Frame 1 (no input): blank canvas, image omitted
Frame 60 (no input): blank canvas, image omitted
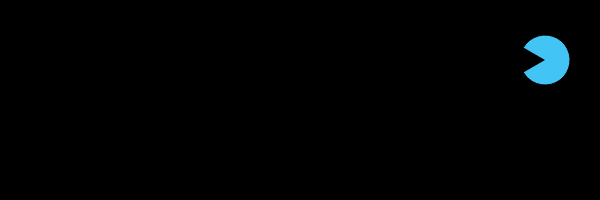
Frame 120 (the mouse pressed at the canvas centre since frame 60)

The p5.js sketch whose frames 1 and 60 were blank and that drew this single picture after the mouse press (run headless with seeded random() and noise() and a simulated clock; from frame 60 on, the mouse is pressed at the canvas centre):

// p5.js sketch
// ── sketch.js
var radius = 50
var x = radius / 2
var direction = 1
x  += 40
function setup () {
  createCanvas (600, 200);
}
function draw () {
  background(0);
fill('#42c5f5')
if (!mouseIsPressed) { // mouse is NOT Pressed
  x += 5; // Increase the value of x
  if (x > width + radius) { // If the shape is off screen
    x = 0 - radius // move to the left edge
  }
} else {  
  x += 5 * direction; // Increase the value of x in the proper direction
  if ((x > width) || (x < 0)) { //if shape is on edges of canvas
    direction = -direction; // Flip direction
  }
  if (direction == 1) {
    arc(x, 60, radius, radius, 0.52, 5.76); // Face right
  } else {
    arc(x, 60, radius, radius, 3.67, 8.9); // Face left
  }
}
}
